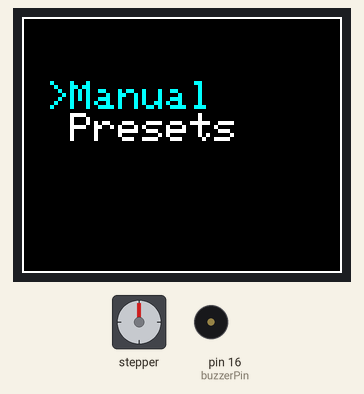
Bench run of a sketch on a simulated Arduino Uno, built with avr-gcc and run on an emulated ATmega328P. Shown: stepper motor, 160×128 colour display, buzzer (waves = sounding, pin HIGH). Wiring (inferred from the names in the program): stepper motor driver (200 steps per turn assumed): step pin 19; direction pin 15; enable pin 7. What the sketch prints to the serial monitor is not drawn. At 0.1 s the program stops and its outputs stay as they are.

Above: at 0.1 s.

The sketch:

oppstartsmeny.ino
```cpp
/*
 * Code to test startup menu to select between manual and presets:
 *
 *             *******************
 *             *  FILM DEV       *
 *             *                 *
 *             * > Manual        *
 *             *   Presets       *
 *             *                 *
 *             * SELECT * BACK   *
 *             *******************
 *
 *   The idea is to make it possible to use the developing machine in manual mode too, with simple start/stop
 *   function of the motor. If possible with a timer that shows for how long it has been turning.
 */

#include <SPI.h>
#include <SD.h>
#include <SdFat.h> //kan denne gjøre at lesing fra sd-kort blir bedre?
#include <TFT.h>
#include <OneWire.h>
#include <DallasTemperature.h>
File root;
File dataFile;
#define lcd_cs 6
#define dc     9
#define rst    8
#define stp 19
#define EN  7
#define DIR 15
#define buzzerPin 16
#define ONE_WIRE_BUS A0
TFT TFTscreen = TFT(lcd_cs, dc, rst);
OneWire oneWire(ONE_WIRE_BUS);
DallasTemperature sensors(&oneWire);
int numberOfFiles=0;
short currentPosition=1;
short menuPosition=0; //denne her er det jeg prøver å få til å endre seg ved knappetrykk up/down.
const short up=2,down=3,enter=4,back=5;
String fileName[20];
short runTemp;
float temperature=0;
int dataToexecute[10];
char BS; // Button State;
// short temperatureTolerence=5;// if it is set to 3, motor will be turned on +-3 degree centigrade of the temperature written in txt file
short dataExecutionCounter=0;
PImage logo;
String initMenu[] = {
  "Manual",            //0
  "Presets",           //1
};


void setup() {
  // put your setup code here, to run once:

  pinMode(buzzerPin, OUTPUT);
  digitalWrite(buzzerPin, LOW);
  TFTscreen.begin();


  TFTscreen.background(0,5,0);
  TFTscreen.stroke(255,255,255);
  for(int i=2; i<=5;i++){
    pinMode(i,INPUT);
   }
  pinMode(stp, OUTPUT);
  pinMode(EN, OUTPUT);
  pinMode(DIR, OUTPUT);
//  resetStepper();

  Serial.begin(9600);
  while (!Serial) {
    ;
  }

  //Serial.print("Initializing SD card...");

//  if (!SD.begin(10)) {
    //Serial.println("initialization failed!");
//    while (1);
//  }
  //Serial.println("initialization done.");

//  root = SD.open("/");
//  printDirectory(root, 0);

//  Serial.println("done!");
//  Serial.print("Number of files: ");
//  Serial.println(numberOfFiles);


    TFTscreen.fill( 210, 210,198);
    TFTscreen.rect(0,0,TFTscreen.width(),TFTscreen.height());
//    logo = TFTscreen.loadImage("LOGO2.bmp");
//    logo = TFTscreen.loadImage("LOGO.bmp");
//    logo = TFTscreen.loadImage("FOGD.bmp");
//  if (!logo.isValid()) {
//    Serial.println(F("error while loading logo"));
//  }
//  if (logo.isValid() == false) {
//    return;
//  }
//  TFTscreen.image(logo, 0,0);
//  delay(3000);
  TFTscreen.fill( 0,0,0);
  TFTscreen.stroke(255,255,255);
  TFTscreen.rect(0,0,TFTscreen.width(),TFTscreen.height());
}

void loop() {
  int entered=1;
  initGUI();
  BS=Button();
    if (BS=='D'){
      menuPosition++;
      if (menuPosition>1)
        menuPosition=0;
      }
   else if (BS=='U'){
      menuPosition--;
      if (menuPosition<0)
        menuPosition=1;
      }
  else if (BS=='E'){
      entered=1;
      showTXT(initMenu[menuPosition]);
      for(;;){
//        tempGUI();
        BS=Button();
        if (BS=='B'){
            break;
            }
        else if(BS=='E'){
 //         askingGUI();
          for(;;){
//            tempGUI();
            BS=Button();
            if (BS=='B'){
              break;
              }
            else if (BS=='E'){
//              checkingGUI();
//              startingGUI();


              break;
              }

            }
          break;
          }

       }
    }


  if(entered==1){
    TFTscreen.fill(0,0,0);
    TFTscreen.rect(0,0,TFTscreen.width(),TFTscreen.height());
    entered=0;
  }

}

/*
 * Hvordan skal jeg få til å velge mellom menyelementene? Jeg får den til å lese strengen "initMenu[]", men der stopper det.
 * Funskjonen "initGUI" kalles fra loop
 */

void initGUI(){
  TFTscreen.fill(0,0,0);
//  short maximumLines=3;
  TFTscreen.setCursor(0,32);
  TFTscreen.setTextSize(2);
  TFTscreen.stroke(255,255,255);
  for(int m=0; m<=1; m++) {
    if (m==menuPosition){
      TFTscreen.stroke(0,255,255);
      TFTscreen.print(" >");
      Serial.print(" >");
      TFTscreen.println(initMenu[m]);
      Serial.println(initMenu[m]);
      TFTscreen.stroke(255,255,255);

      }
    else {
      TFTscreen.print("  ");
      Serial.print("  ");
      TFTscreen.println(initMenu[m]);
      Serial.println(initMenu[m]);
    }
   }
//   break;
   wfe(); //ok. denne stoppet galskapen. ok.
 }

char Button(){
  char pressed;
  for(;;){
    if (digitalRead(up)==1){
      waitTorelease();
      pressed=  'U';
      break;
    }
    else if (digitalRead(down)==1){
      waitTorelease();
      pressed=  'D';
      break;
    }
    else if (digitalRead(enter)==1){
      waitTorelease();
      pressed= 'E';
      break;
    }
    if (digitalRead(back)==1){
      waitTorelease();
      pressed=  'B';
      break;
    }
  }
  return pressed;
}

void waitTorelease(){
    for(;;){
      if (digitalRead(up)==0 && digitalRead(down)==0 && digitalRead(enter)==0 && digitalRead(back)==0 )
      break;
    }
}

  void showTXT(String txt){
    TFTscreen.stroke(255,255,255);
    TFTscreen.fill(50,50,50);
    TFTscreen.rect(0,0, TFTscreen.width(),TFTscreen.height());
    short newLineCounter=0;
    short data=0;
    char dataArray[100];

    TFTscreen.stroke(0,0,255);
    TFTscreen.setCursor(0,22);
    TFTscreen.print("    ");
    TFTscreen.println(txt);
    TFTscreen.stroke(0,255,255);


    String dataString = "";
    TFTscreen.print("   ");


        TFTscreen.print(dataString);
        Serial.print(dataString);
 /*       if (x=='\n'){
          newLineCounter++;
          TFTscreen.print("   ");
          }
        if (newLineCounter>1){
          data++;
          dataArray[data]=x;
          if (dataArray[data]=='c'||dataArray[data]=='t'){
            dataExecutionCounter++;
            dataToexecute[dataExecutionCounter]=dataString.toInt();
            dataString="";
            }
          else{
            dataString+=dataArray[data];
            }


        }

      }
    dataFile.close();
  } */
//  else {
//    Serial.println(txt);

    wfe();
//    }
//  Serial.println("");
//  Serial.print("{");
  for (int ri=1; ri<=data; ri++){
//    Serial.print(dataArray[ri]);
    }
//  Serial.println("}");
//  Serial.println("Converted into integers");
  for (int ri=1; ri<=dataExecutionCounter; ri++){
//    Serial.print(dataToexecute[ri]);
    }
//  GUI();
//  tempGUI();
    }

void wfe(){   // wait for ever
  for(;;){

        }
  }

void manualRunMotor(){
    unsigned long dt;
    short dirTime(4200);

    digitalWrite(EN, LOW); //Denne starter motoren

/*  Her kommer kode som jeg har skrevet for å få motoren
 *  skifte retning ca hver halvannen omgang.
 */
      unsigned long dirCounter=millis();
      digitalWrite(DIR, LOW);
      for(dirCounter=1; dirCounter<=dt; dirCounter++) {
        digitalWrite(stp, HIGH); //Trigger one step forward
        delay(1);
        digitalWrite(stp, LOW);
        }

      digitalWrite(DIR, HIGH);
      for(dirCounter=1; dirCounter<=dt; dirCounter++) {
        digitalWrite(stp, HIGH); //Trigger one step forward
        delay(1);
        digitalWrite(stp, LOW);
        }
/*
 *  Min kode går hit.
 */
}
void resetStepper(){
  digitalWrite(stp, LOW);
  digitalWrite(EN, HIGH);
}

/*
void initTXT(){

}
*/
```
